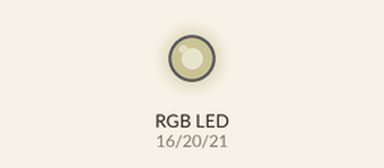
The program below on a simulated Raspberry Pi (BCM pin numbers). Shown: an RGB LED mixed from three pins (HIGH = lit). Dim RGB values are drawn brighter than linear; the clock reads 2024-03-15 10:24:30 at power-on unless the program sets it.

Above: at 0.1 s.
At 21.1 s:
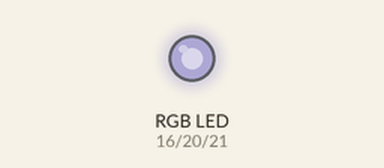
At 39.1 s:
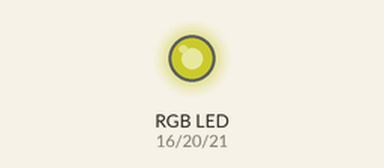
Timing chart, 0 to 40.0 s (numbered marks = the images above):
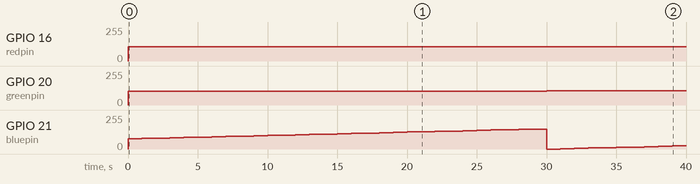

Measured:
- by itself, GPIO 16 (redpin): 0/255 → 106/255 at 0.00 s
- by itself, GPIO 20 (greenpin): 0/255 → 102/255 at 0.00 s, → 106/255 30.0 s later
- by itself, GPIO 21 (bluepin): 0/255 → 77/255 at 0.00 s, → 79/255 1.0 s later, → 82/255 1.0 s later, → 84/255 1.0 s later, … (40 changes in this stretch)

The program:

main.py
```python
import RPi.GPIO as GPIO
import time

bluepin = 21
greenpin = 20
redpin = 16

GPIO.setmode(GPIO.BCM)
GPIO.setup(bluepin, GPIO.OUT)
GPIO.setup(greenpin, GPIO.OUT)
GPIO.setup(redpin, GPIO.OUT)

freq = 60

r = GPIO.PWM(redpin, freq)
r.start(0)

g = GPIO.PWM(greenpin, freq)
g.start(0)

b = GPIO.PWM(bluepin, freq)
b.start(0)

try:
    while True:
        current_time = time.localtime()
        hours = float(time.strftime("%H", current_time))
        minutes = float(time.strftime("%M", current_time))
        seconds = float(time.strftime("%S", current_time))

        r_val = hours/24*100
        g_val = minutes/60*100
        b_val = seconds

        r.ChangeDutyCycle(r_val)
        g.ChangeDutyCycle(g_val)
        b.ChangeDutyCycle(b_val)

        time.sleep(1)
except KeyboardInterrupt:
    GPIO.cleanup()
```
